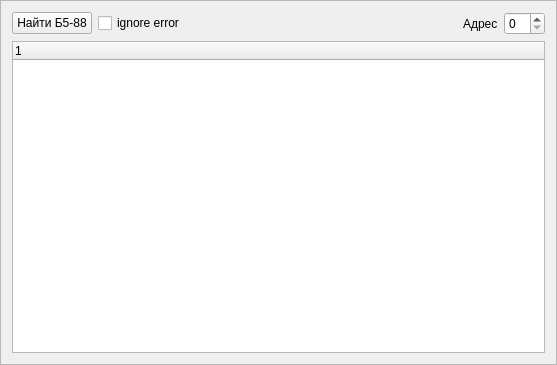
<?xml version="1.0" encoding="UTF-8"?>
<ui version="4.0">
 <class>B588</class>
 <widget class="QFrame" name="B588">
  <property name="geometry">
   <rect>
    <x>0</x>
    <y>0</y>
    <width>557</width>
    <height>365</height>
   </rect>
  </property>
  <property name="sizePolicy">
   <sizepolicy hsizetype="Fixed" vsizetype="Fixed">
    <horstretch>0</horstretch>
    <verstretch>0</verstretch>
   </sizepolicy>
  </property>
  <property name="windowTitle">
   <string>Frame</string>
  </property>
  <property name="frameShape">
   <enum>QFrame::StyledPanel</enum>
  </property>
  <property name="frameShadow">
   <enum>QFrame::Raised</enum>
  </property>
  <layout class="QVBoxLayout" name="verticalLayout">
   <item>
    <layout class="QHBoxLayout" name="find_layout">
     <item>
      <widget class="QPushButton" name="btn_find_devices">
       <property name="text">
        <string>Найти Б5-88</string>
       </property>
      </widget>
     </item>
     <item>
      <widget class="QCheckBox" name="cb_ignore_error">
       <property name="text">
        <string>ignore error</string>
       </property>
      </widget>
     </item>
     <item>
      <spacer name="horizontalSpacer">
       <property name="orientation">
        <enum>Qt::Horizontal</enum>
       </property>
       <property name="sizeHint" stdset="0">
        <size>
         <width>40</width>
         <height>20</height>
        </size>
       </property>
      </spacer>
     </item>
     <item>
      <widget class="QLabel" name="label">
       <property name="text">
        <string>Адрес</string>
       </property>
      </widget>
     </item>
     <item>
      <widget class="QSpinBox" name="sb_address"/>
     </item>
    </layout>
   </item>
   <item>
    <layout class="QHBoxLayout" name="horizontalLayout">
     <item>
      <layout class="QVBoxLayout" name="hex_layout"/>
     </item>
     <item>
      <widget class="QTreeWidget" name="treeWidget">
       <property name="sizePolicy">
        <sizepolicy hsizetype="Minimum" vsizetype="Expanding">
         <horstretch>0</horstretch>
         <verstretch>0</verstretch>
        </sizepolicy>
       </property>
       <column>
        <property name="text">
         <string notr="true">1</string>
        </property>
       </column>
      </widget>
     </item>
    </layout>
   </item>
  </layout>
 </widget>
 <resources/>
 <connections/>
</ui>
